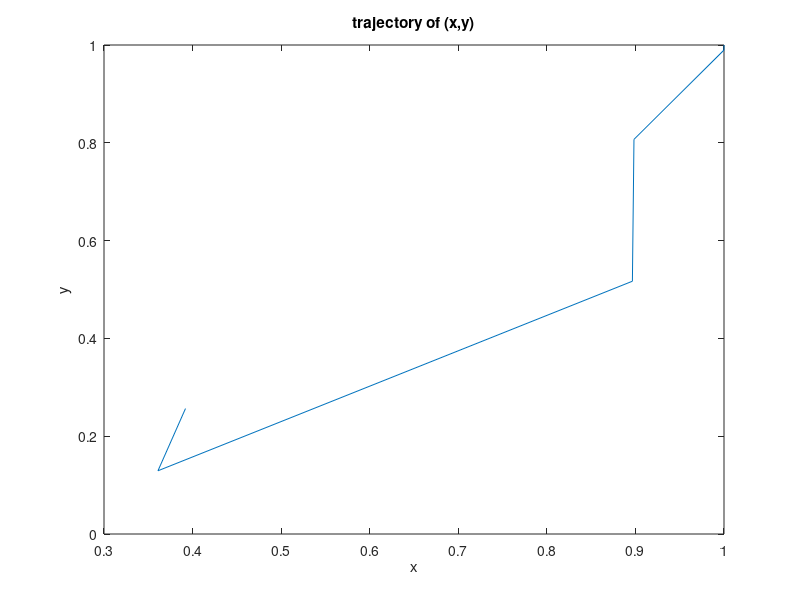
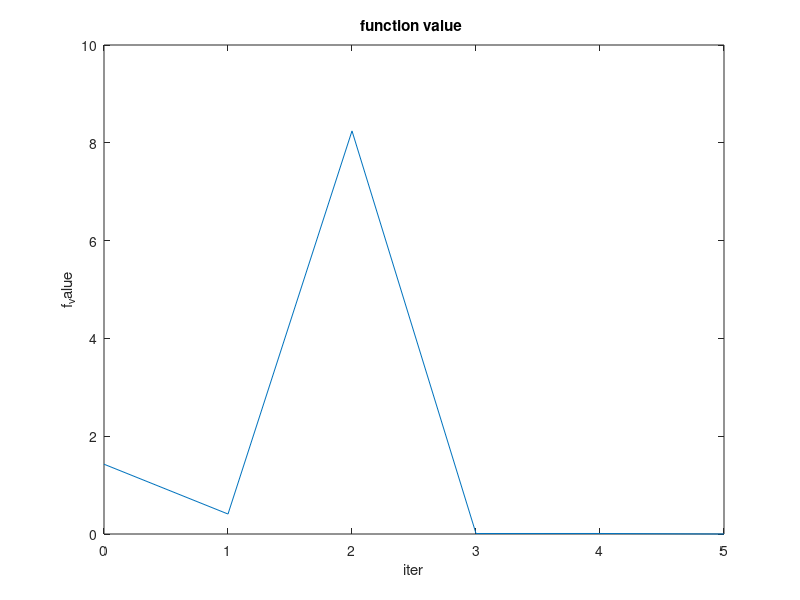

Write the MATLAB code that produced these figures, in order.
clc;
clear;

x = rand(1);
y = rand(1);
f = (1-x)^2 + 100*(y-x^2)^2;
xy_record = [x,y;]; 
f_record = [f]; 
iter = 0;
iter_list = [0];


while f >= 1e-5
    H = [1200*x^2 - 400*y + 2,-400*x; -400*x,200];
    g = [(2*(x - 1) + 400*(x^3 - x*y)); 200*(y-x^2)];
    w = [x;y]-H^(-1)*g;
    x = w(1);
    y = w(2);
    f = (1-x)^2 + 100*(y-x^2)^2;
    xy_record = [xy_record;x,y;];
    f_record = [f_record;f];
    
    iter = iter + 1;
    iter_list = [iter_list;iter];
end

% plot
figure(1);
plot(xy_record(:,1),xy_record(:,2));
xlabel('x');
ylabel('y');
title('trajectory of (x,y)')

figure(2);
plot(iter_list,f_record);
xlabel('iter');
ylabel('f_value');
title('function value ')